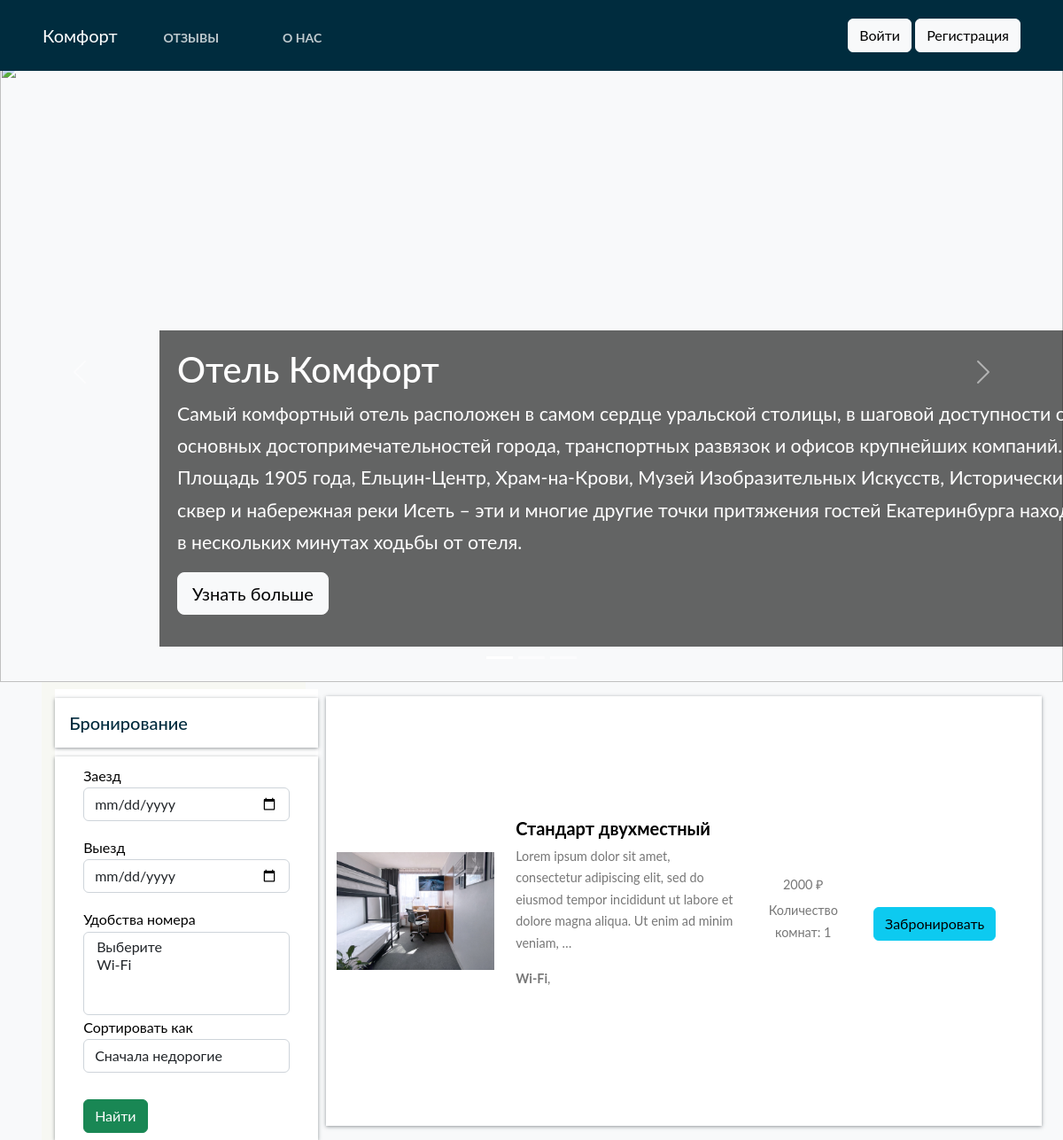
The page / on the database its author committed.
### home/models.py (models this page shows, shortened)
class BaseModel(models.Model):
    uid = models.UUIDField(default=uuid.uuid4   , editable=False , primary_key=True)
    created_at = models.DateField(auto_now_add=True)
    updated_at = models.DateField(auto_now_add=True)
    class Meta:
        abstract = True

class Hotel(BaseModel):
    hotel_name= models.CharField(max_length=100)
    hotel_price = models.IntegerField()
    description = models.TextField(max_length=200)
    amenities = models.ManyToManyField(Amenities)
    room_count = models.IntegerField(default=10)

class HotelImages(BaseModel):
    hotel= models.ForeignKey(Hotel ,related_name="images", on_delete=models.CASCADE)
    images = models.ImageField(upload_to="hotels")

class Amenities(BaseModel):
    amenity_name = models.CharField(max_length=100)

### home/views.py (the view)
# urls.py: path('', home, name='home'),
def home(request):
    amenities_objs = Amenities.objects.all()
    hotels_objs = Hotel.objects.all()
    sort_by = request.GET.get('sort_by')
    search = request.GET.get('search')
    amenities = request.GET.getlist('amenities')
    print(amenities)
    if sort_by:
        if sort_by == 'ASC':
            hotels_objs = hotels_objs.order_by('hotel_price')
        elif sort_by == 'DSC':
            hotels_objs = hotels_objs.order_by('-hotel_price')
    if search:
        hotels_objs = hotels_objs.filter(
            Q(hotel_name__icontains = search) |
            Q(description__icontains = search) )
    if len(amenities):
        hotels_objs = hotels_objs.filter(amenities__amenity_name__in = amenities).distinct()
    context = {'amenities_objs' : amenities_objs , 'hotels_objs' : hotels_objs , 'sort_by' : sort_by
    , 'search' : search , 'amenities' : amenities}
    return render(request , 'home.html' ,context)

### templates/home.html (shortened to what this page needs)
{% extends "base.html" %}
{%  block start %}
<div id="myCarousel" class="carousel slide" data-bs-ride="carousel" style="height: 700px; margin-top:70px">
    <div class="carousel-indicators">
      <button type="button" data-bs-target="#myCarousel" data-bs-slide-to="0" aria-label="Slide 1" class="active" aria-current="true"></button>
      <button type="button" data-bs-target="#myCarousel" data-bs-slide-to="1" aria-label="Slide 2" class=""></button>
      <button type="button" data-bs-target="#myCarousel" data-bs-slide-to="2" aria-label="Slide 3"></button>
    </div>
    <div class="carousel-inner">
      <div class="carousel-item active">
        <img class="bd-placeholder-img" width="100%" height="700px" src="http://i.share.pho.to/51c1b5fb_o.jpeg" aria-hidden="true" preserveAspectRatio="xMidYMid slice" focusable="false"><rect width="100%" height="100%" fill="#777"></rect></img>
        <div class="container">
          <div class="carousel-caption text-start">
              <div style="background: rgba(0, 0, 0, .6); padding: 20px;width:1100px">
            <h1 style="">Отель Комфорт</h1>
            <p style="font-size:16pt">Самый комфортный отель расположен в самом сердце уральской столицы, в шаговой доступности
                от основных достопримечательностей города, транспортных развязок и офисов крупнейших компаний.
                Площадь 1905 года, Ельцин-Центр, Храм-на-Крови, Музей Изобразительных Искусств, Исторический сквер и
                набережная реки Исеть – эти и многие другие точки притяжения гостей Екатеринбурга находятся в нескольких минутах
                ходьбы от отеля.</p>
            <p style=""><a class="btn btn-lg btn-light" href="{% url 'aboutpage' %}">Узнать больше</a></p>
            </div>
          </div>
        </div>
      </div>
    </div>
    <button class="carousel-control-prev" type="button" data-bs-target="#myCarousel" data-bs-slide="prev">
      <span class="carousel-control-prev-icon" aria-hidden="true"></span>
    </button>
    <button class="carousel-control-next" type="button" data-bs-target="#myCarousel" data-bs-slide="next">
      <span class="carousel-control-next-icon" aria-hidden="true"></span>
    </button>
  </div>
<div class="container-fluid" style="display: flex;">
    <section class="search-container" style="background:#f7f8f3; margin-left:3%;">
        <div class="container" style="margin-left:5%; margin-right:5%">
            <div class="row">
                    <div class="col-lg-12">
                    <div class="row mt-2 justify-content-between">
                        <div class="filter-card">
                            <h5 style="color:#002c3e">Бронирование</h5>
                            <form action="#">
                                <div class="row form-group">
                                    <div class="col-md-12">
                                        <label for="mintopay">Заезд</label>
                                        <p>
                                            <input type="date" name="checkin" id="checkin" class="form-control">
                                        </p>
                                    </div>
                                    <div class="col-md-12">
                                        <label for="maxtopay">Выезд</label>
                                        <p>
                                            <input type="date" name="checkout" id="checkout" class="form-control">
                                        </p>
                                    </div>
                                </div>
                        <div class="">
                            <div class="form-inline">
                               <label class="" for="exampleFormControlSelect1">Удобства номера</label>
                                <select name="amenities" class="form-control" multiple>
                                <option value="">Выберите</option>
                                {% for amenities_obj in amenities_objs %}
                                <option {% if amenities_obj.amenity_name in amenities  %} selected {%endif%}value="{{amenities_obj.amenity_name}}">{{amenities_obj.amenity_name}}</option>
                                    {% endfor %}
                            </select>
                            </div>
                        </div>
                        <div class="form-inline">
                            <label class="" for="exampleFormControlSelect1">Сортировать как</label>
                            <select class="form-control" name="sort_by" id="exampleFormControlSelect1">
                                <option {% if sort_by == 'ASC' %} selected {%endif %} value="ASC">Сначала недорогие</option>
                            </select>
                        </div>
                            <div class="">
                                <button style="margin-top:30px" type="submit" class="btn btn-success">Найти</button>
                            </div>
                        </form>
                    </div>
                 </div>
            </div>
         </div>
        </div>
    </section>
    <div class="container" style="display: flex;flex-wrap: wrap; margin-left:1%">
         {% for hotels_obj in hotels_objs %}
        <div class="row search-card-result" style="align-items: center">
            <div class="col-md-3">
                    <a href="/hotel-detail/{{hotels_obj.uid}}">
                        <img class="img-fluid" src="/media/{{hotels_obj.images.first.images}}" alt="Card image cap">
                    </a></div>
                    <div class="col-md-4">
                        <h5><a style="text-decoration:none; color: black" href="/hotel-detail/{{hotels_obj.uid}}">{{hotels_obj.hotel_name}}</a></h5>
                        <p>
                            {{hotels_obj.description|truncatechars:150}}
                        </p>
                        <p>
                            {%for amenitie in hotels_obj.amenities.all %}
                            <b>{{amenitie.amenity_name}}</b>,
                            {% endfor %}
                        </p>
                    </div>
                    <div class="col-md-2 border-left text-center more-offers">
                        <p>{{hotels_obj.hotel_price}} ₽</p>
                        <p>Количество комнат: {{hotels_obj.room_count}}</p>
                    </div>
                    <div style="margin-top:30px" class="col-md-1 border-left text-center more-offers">
                        <a  href="/hotel-detail/{{hotels_obj.uid}}">
                            <button class=" btn btn-info">Забронировать</button>
                        </a>
                    </div>
            </div>
        {% endfor %}
        </div>
</div>
{% endblock %}

### templates/base.html (style rules this page uses)
body { font-family: "Lato", Arial, sans-serif; font-weight: 400; font-size: 16px; line-height: 1.7; background: #fff; color: #777; height: 100%; overflow: auto; }
.search-card-result { box-shadow: 0px 1px 4px rgba(41, 51, 57, 0.5); margin: 1rem 0; padding: 0.5rem 0; background-color: #fff; }
.search-card-result h5 { font-style: 1.1rem; font-weight: 700; }
.search-card-result p { font-size: 0.9rem; }
.search-card-result .more-offers p { margin-bottom: 0.3rem; }
.filter-card { padding: 0; background: #fff; color: black; }
.filter-card h5 { margin: 10px 0; padding: 1rem; box-shadow: 0px 1px 4px rgba(41, 51, 57, 0.5); color: #000; }
.filter-card form { box-shadow: 0px 1px 4px rgba(41, 51, 57, 0.5); padding: 0.5rem 2rem; }

### rows shown on the page
Hotel: images.first.images (picture), hotel_name "Стандарт двухместный", description "Lorem ipsum dolor sit amet, consectetur adipiscing elit, sed do eiusmod tempor incididunt ut labore et dolore magna aliqua. Ut enim ad minim veniam, …", hotel_price "2000", room_count "1"
Amenities: amenity_name "Wi-Fi"
